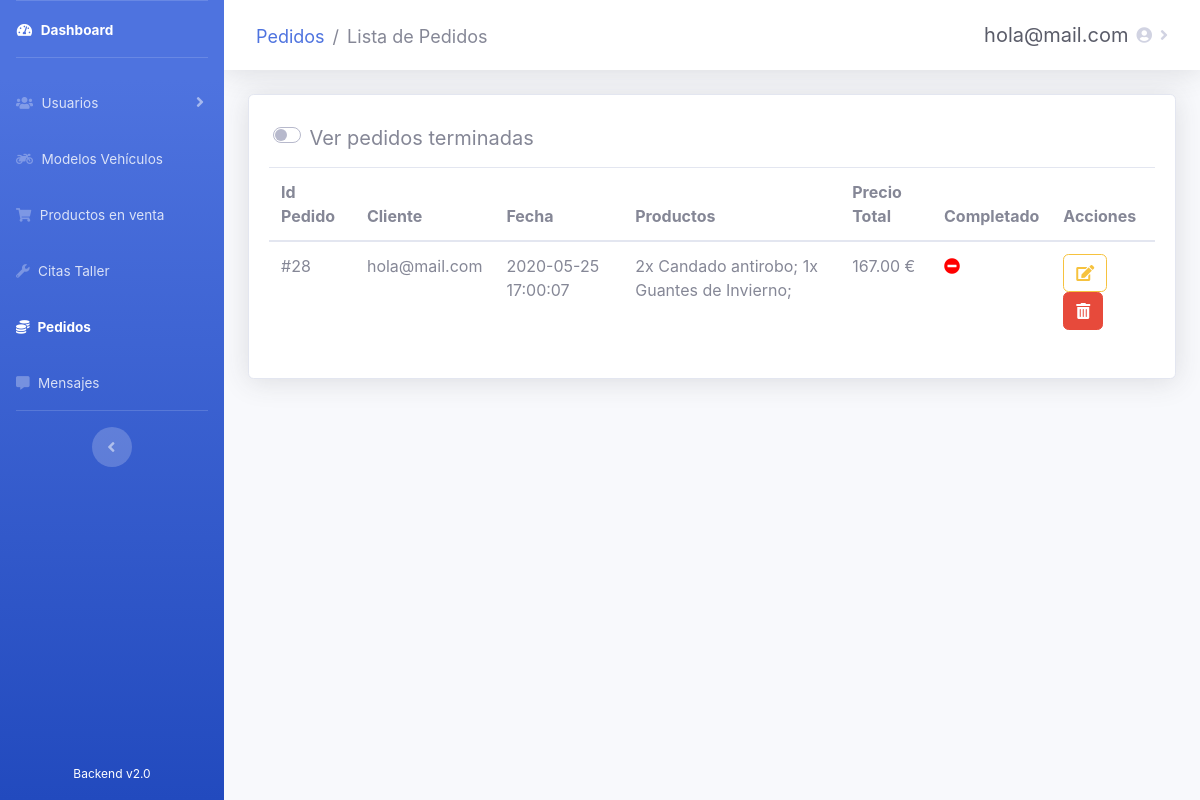
The app's page /admin/sales/pedidos.php (signed in) with its own data.
### tables this page shows
CREATE TABLE `ventas` (
  `id_venta` int(10) NOT NULL,
  `id_usuario` int(10) NOT NULL,
  `fecha` datetime NOT NULL,
  `precio_total` double(8,2) NOT NULL,
  `completada` tinyint(1) NOT NULL DEFAULT 0
);

CREATE TABLE `usuarios` (
  `id_usuario` int(10) NOT NULL,
  `email` varchar(20) NOT NULL,
  `password` varchar(60) DEFAULT NULL,
  `nombre` varchar(30) DEFAULT NULL,
  `apellidos` varchar(60) DEFAULT NULL,
  `direccion` varchar(100) DEFAULT NULL,
  `localidad` varchar(30) DEFAULT NULL,
  `provincia` int(10) DEFAULT NULL,
  `cp` int(5) DEFAULT NULL,
  `telefono` int(15) DEFAULT NULL,
  `is_admin` tinyint(1) DEFAULT 0,
  `registrado` tinyint(1) DEFAULT 1
);

CREATE TABLE `venta_productos` (
  `id_venta` int(10) NOT NULL,
  `id_producto` int(10) NOT NULL,
  `cantidad` int(10) DEFAULT NULL
);

CREATE TABLE `productos` (
  `id_producto` int(10) NOT NULL,
  `nombre` varchar(20) NOT NULL,
  `precio` double(10,2) NOT NULL,
  `descripcion` text NOT NULL,
  `stock` int(10) NOT NULL,
  `imagen` mediumblob NOT NULL,
  `is_active` tinyint(1) NOT NULL
);

### admin/sales/pedidos.php (the view, shortened to what this page needs)
<?php
require_once('../recursos/conexionBD.php');
if (!isset($_SESSION['usuario']) and $_SESSION['estado'] != 'Autenticado') {
    header('Location: ../administrar.php');
} else {
    $usuario = $_SESSION['usuario'];
}
?>
<!DOCTYPE html>
<html lang="es">
<head>
    <link rel="stylesheet" href="https://use.fontawesome.com/releases/v5.11.2/css/all.css">
    <link href="../../css/sidebar-admin.css" rel="stylesheet">
    <link rel="stylesheet" type="text/css" href="https://cdn.datatables.net/v/bs4/dt-1.10.21/b-1.6.2/r-2.2.4/datatables.min.css" />
</head>
<body id="page-top">
    <div id="wrapper">
        <ul class="navbar-nav bg-gradient-primary sidebar sidebar-dark accordion" id="accordionSidebar">
            <div class="navbar-nav" style="height: 95%">
                <li class="nav-item active">
                    <a class="nav-link" href="../dashboard.php">
                        <i class="fas fa-fw fa-tachometer-alt"></i>
                        <span>Dashboard</span>
                    </a>
                </li>
                <hr class="sidebar-divider">
                <li class="nav-item">
                    <a class="nav-link collapsed" href="#" data-toggle="collapse" data-target="#collapse3" aria-expanded="true" aria-controls="collapse3">
                        <i class="fas fa-users"></i>
                        <span>Usuarios</span>
                    </a>
                </li>
                <li class="nav-item">
                    <a class="nav-link" href="../vehicles/vehiculos.php">
                        <i class="fas fa-motorcycle"></i>
                        <span>Modelos Vehículos</span>
                    </a>
                </li>
                <li class="nav-item">
                    <a class="nav-link" href="../products/productos.php">
                        <i class="fas fa-shopping-cart"></i>
                        <span>Productos en venta</span>
                    </a>
                </li>
                <li class="nav-item">
                    <a class="nav-link" href="../tasks/citas.php">
                        <i class="fas fa-wrench"></i>
                        <span>Citas Taller</span>
                    </a>
                </li>
                <li class="nav-item active">
                    <a class="nav-link" href="#">
                        <i class="fas fa-coins"></i>
                        <span>Pedidos</span>
                    </a>
                </li>
                <li class="nav-item">
                    <a class="nav-link" href="../messages/mensajes.php">
                        <i class="fas fa-comment-alt"></i>
                        <span>Mensajes</span>
                    </a>
                </li>
                <hr class="sidebar-divider d-none d-md-block">
                <div class="text-center d-none d-md-inline">
                    <button class="rounded-circle border-0" id="sidebarToggle"></button>
                </div>
            </div>
            <div class="text-center">
                <div class="container">
                    <span style="color: white; font-size: 12px">Backend v2.0</span>
                </div>
            </div>
        </ul>
        <div id="content-wrapper" class="d-flex flex-column">
            <div id="content" style="max-height: 100%">
                <nav class="navbar navbar-expand navbar-light bg-white topbar mb-4 static-top shadow">
                    <nav aria-label="breadcrumb">
                        <ol class="breadcrumb">
                            <li class="breadcrumb-item"><a href="#"> Pedidos</a></li>
                            <li class="breadcrumb-item active" aria-current="page">Lista de Pedidos</li>
                        </ol>
                    </nav>
                    <ul class="navbar-nav ml-auto">
                        <li class="nav-item dropdown">
                            <a class="nav-link dropdown-toggle" href="#" id="usuarioDropdown" role="button" data-toggle="dropdown" aria-haspopup="true" aria-expanded="false">
                                <span class="mr-2 d-none d-lg-inline text-gray-800 medium" style="font-size: 20px"><?php print($usuario) ?></span>
                                <i class="fas fa-user-circle"></i>
                            </a>
                        </li>
                    </ul>
                </nav>
                <div class="container-fluid">
                    <div class="card shadow mb-4">
                        <div class="card-body">
                            <div class="custom-switch form-control-lg" style="margin-left: 0.5%; margin-bottom: 0.5%">
                                <label class="custom-control-label" for="verTerminados">Ver pedidos terminadas</label>
                            </div>
                            <div class="table-responsive" id="pedidosPendientes">
                                <table class="table pedidos" cellspacing="0">
                                    <thead>
                                        <tr>
                                            <th>Id Pedido</th>
                                            <th>Cliente</th>
                                            <th>Fecha</th>
                                            <th>Productos</th>
                                            <th>Precio Total</th>
                                            <th>Completado</th>
                                            <th>Acciones</th>
                                        </tr>
                                    </thead>
                                    <tbody>
                                        <?php
                                        $consulta = "SELECT * FROM ventas WHERE completada = 0";
                                        $resultado = mysqli_query($conexion, $consulta);
                                        while ($fila = mysqli_fetch_array($resultado)) { ?>
                                            <tr>
                                                <td><?php echo "#" . $fila["id_venta"]; ?></td>
                                                <td><?php $consulta2 = "SELECT usuarios.email FROM ventas
                                                  INNER JOIN usuarios ON ventas.id_usuario = usuarios.id_usuario WHERE ventas.id_venta = $fila[id_venta]";
                                                    $resultado2 = mysqli_query($conexion, $consulta2);
                                                    while ($fila2 = mysqli_fetch_array($resultado2)) {
                                                        echo $fila2["email"];
                                                    }
                                                    ?></td>
                                                <td><?php echo $fila["fecha"]; ?></td>
                                                <td><?php $consulta3 = "SELECT productos.nombre, venta_productos.cantidad FROM venta_productos
                                                  INNER JOIN productos ON venta_productos.id_producto = productos.id_producto WHERE venta_productos.id_venta = $fila[id_venta]";
                                                    $resultado3 = mysqli_query($conexion, $consulta3);
                                                    while ($fila3 = mysqli_fetch_array($resultado3)) {
                                                        echo $fila3["cantidad"]. "x " . $fila3["nombre"]. "; ";
                                                    }
                                                    ?></td>
                                                <td><?php echo $fila["precio_total"] . " €"; ?></td>
                                                <td><?php echo "<span class='fas fa-minus-circle' title='No realizado' style='color:red'></span>"; ?></td>
                                                <td>
                                                    <a class="btn btn-outline-warning noFocus" href="#" title="Cambiar estado de pedido" onclick="cambiarEstadoPedido('<?php echo $fila["id_venta"]; ?>');"><i class='fas fa-edit'></i></a>
                                                    <a class="btn btn-danger noFocus" title="Anular Pedido" style="cursor: pointer;" onclick="borrarPedido('<?php echo $fila["id_venta"]; ?>');"><i class="fas fa-trash-alt" style="color: white"></i></a>
                                                </td>
                                            </tr>
                                        <?php }; ?>
                                    </tbody>
                                </table>
                            </div>
                        </div>
                    </div>
                </div>
            </div>
        </div>
    </div>
</body>
</html>

### records on screen
ventas: id_venta "28", fecha "2020-05-25 17:00:07", precio_total "167.00"
usuarios: email "hola@mail.com"
venta_productos: cantidad "2", id_producto.nombre "Candado antirobo"
venta_productos: cantidad "1", id_producto.nombre "Guantes de Invierno"

### other values on screen
$usuario "hola@mail.com"
